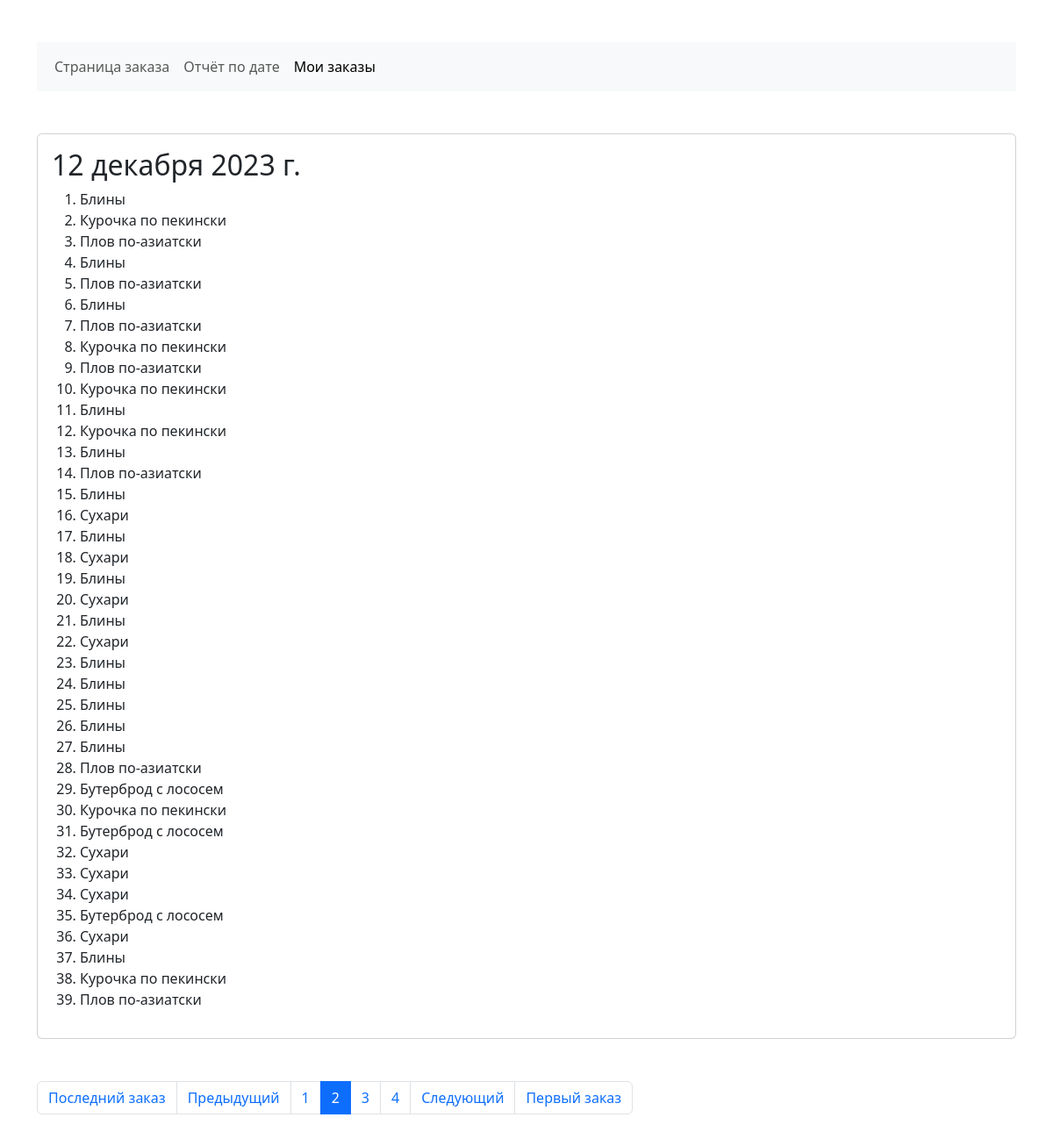
Screenshot of /my-orders/?page=2 (signed in) with the database file from the repository.
### app/models.py (models this page shows, shortened)
class OrderModel(models.Model):
	date = models.DateField('Дата')
	user = models.ForeignKey(User, models.CASCADE, 'orders', verbose_name='Пользователь')
	class Meta:
		ordering = ['-date']
		verbose_name = 'Заказ'
		verbose_name_plural = 'Заказы(ов)'

class OrderDishModel(models.Model):
	order = models.ForeignKey(OrderModel, models.CASCADE, 'list', verbose_name='Заказ')
	dish = models.ForeignKey(DishModel, models.CASCADE, 'list', verbose_name='Блюдо')
	class Meta:
		verbose_name = 'Меню пользователя'
		verbose_name_plural = 'Меню пользователя'

class DishModel(models.Model):
	title = models.CharField(max_length=32, verbose_name='Название')
	ingredients = models.CharField(max_length=100, verbose_name='Ингредиенты')
	price = models.FloatField(verbose_name='Цена за единицу')
	class Meta:
		verbose_name = 'Блюдо'
		verbose_name_plural = 'Блюд(о-а)'

### app/views.py (the view)
# urls.py: path('my-orders/', v.my_orders, name='my-orders'),
def my_orders(request):
	if request.user.is_authenticated:
		orders = OrderModel.objects.filter(user=request.user)
		obj_per_page = 1
		orders = Paginator(orders, obj_per_page)
		page_number = request.GET.get('page')
		orders = orders.get_page(page_number)
		data = {
			'title': 'Мои заказы',
			'orders': orders
		}
		return render(request, 'my-orders.html', data)
	return render(request, 'not_auth.html')

### templates/my-orders.html
{% extends 'base.html' %}
{% block content %}
{% if orders %}
<div class="container my-5">
	<div class="card">
		<div class="card-body">
			{% for order in orders %}
			<h2>{{ order.date }}</h2>
			<ol>
				{% for o in order.list.all %}
				<li>{{ o.dish.title }}</li>
				{% endfor %}
			</ol>
			{% endfor %}
		</div>
	</div>
	{% if orders.has_other_pages %}
	<nav aria-label="Page navigation" class="my-5">
		<ul class="pagination">
			{% if orders.has_previous %}
			<li class="page-item"><a class="page-link" href="?page=1">Последний заказ</a></li>
			<li class="page-item">
				<a class="page-link" href="?page={{ orders.previous_page_number }}">
					Предыдущий
				</a>
			</li>
			{% endif %}
			{% for i in orders.paginator.page_range %}
			{% if orders.number == i %}
			<li class="page-item active">
				<span class="page-link">{{ i }}</span>
			</li>
			{% else %}
			<li class="page-item">
				<a class="page-link" href="?page={{ i }}">{{ i }}</a>
			</li>
			{% endif %}
			{% endfor %}
			{% if orders.has_next %}
			<li class="page-item">
				<a class="page-link" href="?page={{ orders.next_page_number }}">
					Следующий
				</a>
			</li>
			<li class="page-item">
				<a class="page-link" href="?page={{ orders.paginator.num_pages }}">
					Первый заказ
				</a>
			</li>
			{% endif %}
		</ul>
	</nav>
	{% endif %}
</div>
{% else %}
<div class="container my-5 p-5 border text-center">
	<h2>У Вас нет заказов!</h2>
</div>
{% endif %}
{% endblock %}

### rows the page displays
OrderModel: date "12 декабря 2023 г."
OrderDishModel: dish "Блины"
OrderDishModel: dish "Курочка по пекински"
OrderDishModel: dish "Плов по-азиатски"
OrderDishModel: dish "Блины"
OrderDishModel: dish "Плов по-азиатски"
OrderDishModel: dish "Блины"
OrderDishModel: dish "Плов по-азиатски"
OrderDishModel: dish "Курочка по пекински"
OrderDishModel: dish "Плов по-азиатски"
OrderDishModel: dish "Курочка по пекински"
OrderDishModel: dish "Блины"
OrderDishModel: dish "Курочка по пекински"
OrderDishModel: dish "Блины"
OrderDishModel: dish "Плов по-азиатски"
OrderDishModel: dish "Блины"
OrderDishModel: dish "Сухари"
OrderDishModel: dish "Блины"
OrderDishModel: dish "Сухари"
OrderDishModel: dish "Блины"
OrderDishModel: dish "Сухари"
OrderDishModel: dish "Блины"
OrderDishModel: dish "Сухари"
OrderDishModel: dish "Блины"
OrderDishModel: dish "Блины"
OrderDishModel: dish "Блины"
OrderDishModel: dish "Блины"
OrderDishModel: dish "Блины"
OrderDishModel: dish "Плов по-азиатски"
OrderDishModel: dish "Бутерброд с лососем"
OrderDishModel: dish "Курочка по пекински"
OrderDishModel: dish "Бутерброд с лососем"
OrderDishModel: dish "Сухари"
OrderDishModel: dish "Сухари"
OrderDishModel: dish "Сухари"
OrderDishModel: dish "Бутерброд с лососем"
OrderDishModel: dish "Сухари"
OrderDishModel: dish "Блины"
OrderDishModel: dish "Курочка по пекински"
OrderDishModel: dish "Плов по-азиатски"

### other values shown
{{ i }} "1" "3" "4"
{{ i }} "2"
